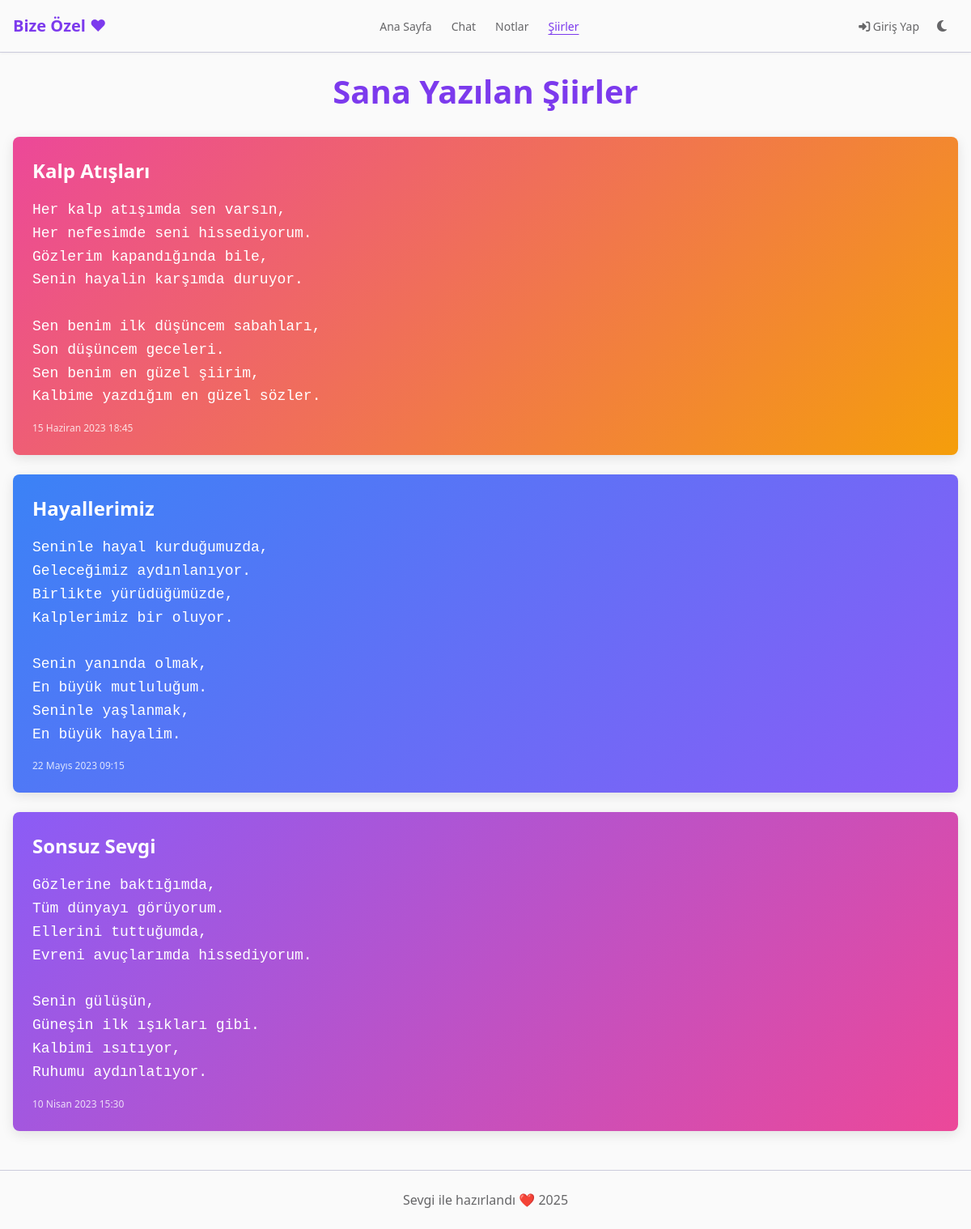
The app's page /pages/siirler.php with its own data.
### tables this page shows
CREATE TABLE IF NOT EXISTS poems (
    id INT AUTO_INCREMENT PRIMARY KEY,
    title VARCHAR(255) NOT NULL,
    content TEXT NOT NULL,
    gradient VARCHAR(50) NOT NULL DEFAULT 'gradient-violet-pink',
    created_at TIMESTAMP DEFAULT CURRENT_TIMESTAMP
);

### includes/functions.php (called while the page is built, shortened)
<?php
function getPoems() {
    $db = connectDB();
    try {
        $stmt = $db->query("SELECT * FROM poems ORDER BY created_at DESC");
        return $stmt->fetchAll();
    } catch (PDOException $e) {
        error_log("Şiirleri getirme hatası: " . $e->getMessage());
        return [];
    }
}
function formatDate($dateString, $withTime = false) {
    $date = new DateTime($dateString);
    $formatter = new IntlDateFormatter(
        'tr_TR',
        IntlDateFormatter::LONG,
        $withTime ? IntlDateFormatter::SHORT : IntlDateFormatter::NONE
    );
    return $formatter->format($date);
}

### pages/siirler.php (the view, shortened to what this page needs)
<?php
require_once '../includes/functions.php';
$poems = getPoems();
include '../includes/header.php';
?>
<div class="container">
    <h1 class="hero-title text-center mb-8">Sana Yazılan Şiirler</h1>
    <?php foreach ($poems as $poem): ?>
        <div class="poem-card <?php echo htmlspecialchars($poem['gradient']); ?>">
            <h2 class="poem-title"><?php echo htmlspecialchars($poem['title']); ?></h2>
            <pre class="poem-content"><?php echo htmlspecialchars($poem['content']); ?></pre>
            <div class="poem-date"><?php echo formatDate($poem['created_at'], true); ?></div>
        </div>
    <?php endforeach; ?>
</div>
<?php
include '../includes/footer.php';
?>

### assets/css/style.css (style rules this page uses)
:root { --background-light: #fafafa; --foreground-light: #0f0f10; --card-light: #ffffff; --card-foreground-light: #0f0f10; --popover-light: #ffffff; --popover-foreground-light: #0f0f10; --primary-light: #7c3aed; --primary-foreground-light: #f9fafc; --secondary-light: #e6e7f0; --secondary-foreground-light: #313233; --muted-light: #f0f1f5; --muted-foreground-light: #666668; --accent-light: #ede9fe; --accent-foreground-light: #4c1d95; --destructive-light: #ef4444; --destructive-foreground-light: #fafafa; --border-light: #ccccdc; --input-light: #ccccdc; --ring-light: #a495ef; --background-dark: #121524; --foreground-dark: #e5e6f0; --card-dark: #1e2032; --card-foreground-dark: #e5e6f0; --popover-dark: #1e2032; --popover-foreground-dark: #e5e6f0; --primary-dark: #8b5cf6; --primary-foreground-dark: #f9fafc; --secondary-dark: #292b3d; --secondary-foreground-dark: #e5e6f0; --muted-dark: #292b3d; --muted-foreground-dark: #999aa2; --accent-dark: #2e254a; --accent-foreground-dark: #e5e6f0; --destructive-dark: #911b1b; --destructive-foreground-dark: #e5e6f0; --border-dark: #363953; --input-dark: #363953; --ring-dark: #57507e; --radius: 0.5rem; --font-sans: system-ui, -apple-system, BlinkMacSystemFont, "Segoe UI", Roboto, "Helvetica Neue", Arial, sans-serif; }
* { margin: 0; padding: 0; box-sizing: border-box; }
html, body { height: 100%; width: 100%; font-family: var(--font-sans); font-size: 16px; line-height: 1.5; overflow-x: hidden; }
body { background-color: var(--background-light); color: var(--foreground-light); transition: background-color 0.3s ease, color 0.3s ease; display: flex; flex-direction: column; min-height: 100vh; }
.container { width: 100%; max-width: 1200px; margin: 0 auto; padding: 0 1rem; }
.hero-title { font-size: 2.5rem; font-weight: 700; color: var(--primary-light); margin-bottom: 1rem; line-height: 1.2; }
.gradient-violet-pink { background: linear-gradient(135deg, #8b5cf6 0%, #ec4899 100%); }
.gradient-blue-purple { background: linear-gradient(135deg, #3b82f6 0%, #8b5cf6 100%); }
.gradient-pink-orange { background: linear-gradient(135deg, #ec4899 0%, #f59e0b 100%); }
.poem-card { padding: 1.5rem; border-radius: var(--radius); margin-bottom: 1.5rem; color: white; box-shadow: 0 4px 15px rgba(0, 0, 0, 0.1); }
.poem-title { font-size: 1.5rem; font-weight: 600; margin-bottom: 1rem; }
.poem-content { font-size: 1.125rem; white-space: pre-line; line-height: 1.6; margin-bottom: 1rem; }
.poem-date { font-size: 0.75rem; opacity: 0.8; }
.text-center { text-align: center; }
.mb-8 { margin-bottom: 2rem; }

### records on screen
poems: title "Kalp Atışları", content "Her kalp atışımda sen varsın, Her nefesimde seni hissediyorum. Gözlerim kapandığında bile, Senin hayalin karşımda duruyor. Sen benim ilk düşüncem sabahları, Son düşüncem geceleri. Sen benim en güzel şiirim, Kalbime yazdığım en güzel sözler.", created_at "15 Haziran 2023 18:45"
poems: title "Hayallerimiz", content "Seninle hayal kurduğumuzda, Geleceğimiz aydınlanıyor. Birlikte yürüdüğümüzde, Kalplerimiz bir oluyor. Senin yanında olmak, En büyük mutluluğum. Seninle yaşlanmak, En büyük hayalim.", created_at "22 Mayıs 2023 09:15"
poems: title "Sonsuz Sevgi", content "Gözlerine baktığımda, Tüm dünyayı görüyorum. Ellerini tuttuğumda, Evreni avuçlarımda hissediyorum. Senin gülüşün, Güneşin ilk ışıkları gibi. Kalbimi ısıtıyor, Ruhumu aydınlatıyor.", created_at "10 Nisan 2023 15:30"
